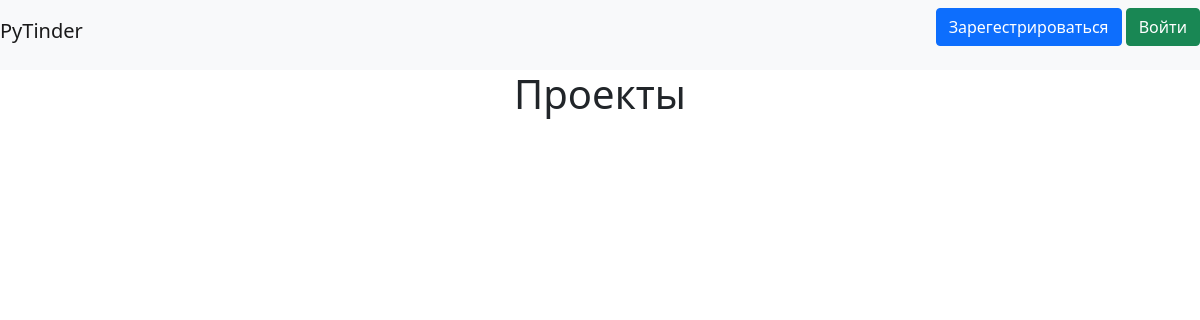
Before: / with the older database file.
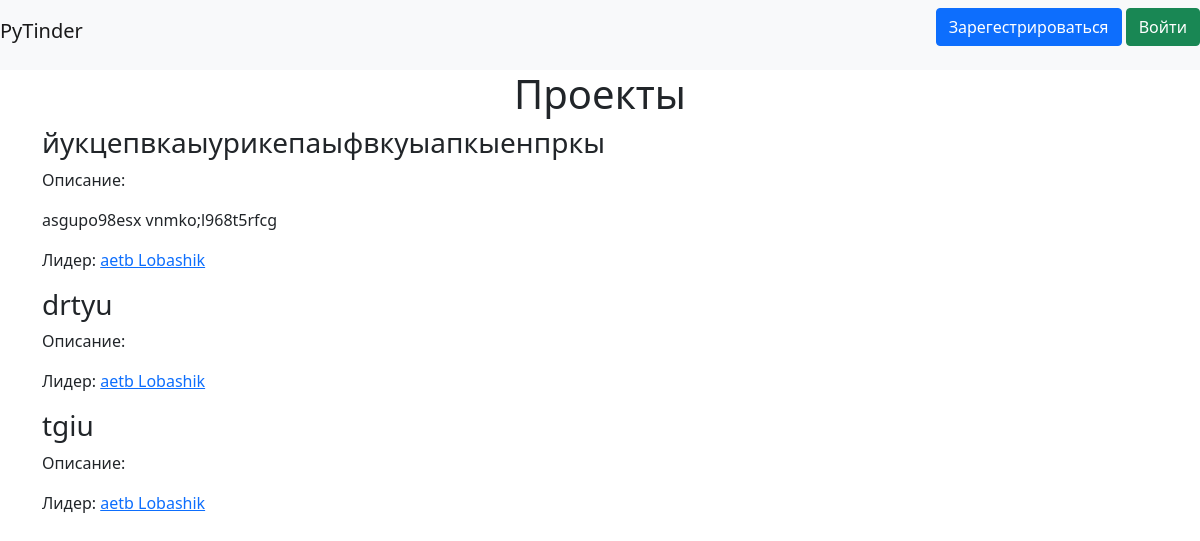
After: the same page with the newer database file.
### data/projects.py (models this page shows)
class Projects(SqlAlchemyBase):
    __tablename__ = 'projects'
    id = sqlalchemy.Column(sqlalchemy.Integer, primary_key=True,
                           autoincrement=True)
    title = sqlalchemy.Column(sqlalchemy.String, nullable=True)
    team_lead = sqlalchemy.Column(sqlalchemy.Integer,
                                  sqlalchemy.ForeignKey('users.id'))
    count = sqlalchemy.Column(sqlalchemy.Integer, nullable=True)
    created_date = sqlalchemy.Column(sqlalchemy.DateTime,
                                     default=datetime.datetime.now)
    about = sqlalchemy.Column(sqlalchemy.String, nullable=True)
    active = sqlalchemy.Column(sqlalchemy.Boolean, default=True)
    leader = orm.relation('User')
    applications = orm.relation('User',
                                secondary='projects_applications',
                                backref='applications')

### data/users.py (models this page shows, shortened)
class User(SqlAlchemyBase, UserMixin):
    __tablename__ = 'users'
    id = sqlalchemy.Column(sqlalchemy.Integer,
                           primary_key=True, autoincrement=True)
    name = sqlalchemy.Column(sqlalchemy.String, nullable=True)
    surname = sqlalchemy.Column(sqlalchemy.String, nullable=True)
    about = sqlalchemy.Column(sqlalchemy.String, nullable=True)
    email = sqlalchemy.Column(sqlalchemy.String,
                              index=True, unique=True, nullable=True)
    age = sqlalchemy.Column(sqlalchemy.Integer, nullable=True)
    hashed_password = sqlalchemy.Column(sqlalchemy.String, nullable=True)
    created_date = sqlalchemy.Column(sqlalchemy.DateTime,
                                     default=datetime.datetime.now)
    project = orm.relation("Projects", back_populates='leader')
    projects = orm.relation('Projects',
                            secondary='users_to_projects',
                            backref='users')

### main.py (the view)
@app.route("/")
def index():
    global db_sess
    projects = db_sess.query(Projects).filter(Projects.active)
    return render_template("projects_log.html", projects=projects, title="Проекты")

### templates/projects_log.html (shortened to what this page needs)
{% extends "base.html" %}
{% block content %}
    <h1 class="text-center">Проекты</h1>
    {% for item in projects%}
        <div>
            <h3>{{ item.title }}</h3>
            <p>Описание:</p>
            <p>{{ item.about }}</p>
            <p>Лидер: <a href='/persona/{{ item.team_lead }}'>{{ item.leader.surname }} {{ item.leader.name }}</a></p>
        </div>
    {% endfor %}
{% endblock %}

### templates/base.html (shortened to what this page needs)
<!doctype html>
    <html lang="en">
    <head>
        <link rel="stylesheet"
        href="https://cdn.jsdelivr.net/npm/bootstrap@5.0.0-beta1/dist/css/bootstrap.min.css"
>
        <link rel="stylesheet" type="text/css" href="{{url_for('static', filename='css/style.css')}}" />
</head>
<body>
<header>
    <nav class="navbar navbar-light bg-light">
        <h1 class="navbar-brand">PyTinder</h1>
        {% if current_user.is_authenticated %}
            <a class="navbar-brand" href="/persona/{{ current_user.id }}">{{ current_user.name }} {{current_user.surname}}</a>
        {% else %}
            <p>
                <a class="btn btn-primary " href="/register">Зарегестрироваться</a>
                <a class="btn btn-success" href="/login">Войти</a>
            </p>
        {% endif %}
    </nav>
</header>
<main role="main" class="container">
    {% block content %}{% endblock %}
</main>
</body>
</html>

Changed rows visible on the page:
added Projects: title "йукцепвкаыурикепаыфвкуыапкыенпркы", about "asgupo98esx vnmko;l968t5rfcg", leader.surname "aetb", leader.name "Lobashik"
added Projects: title "drtyu", leader.surname "aetb", leader.name "Lobashik"
added Projects: title "tgiu", leader.surname "aetb", leader.name "Lobashik"
